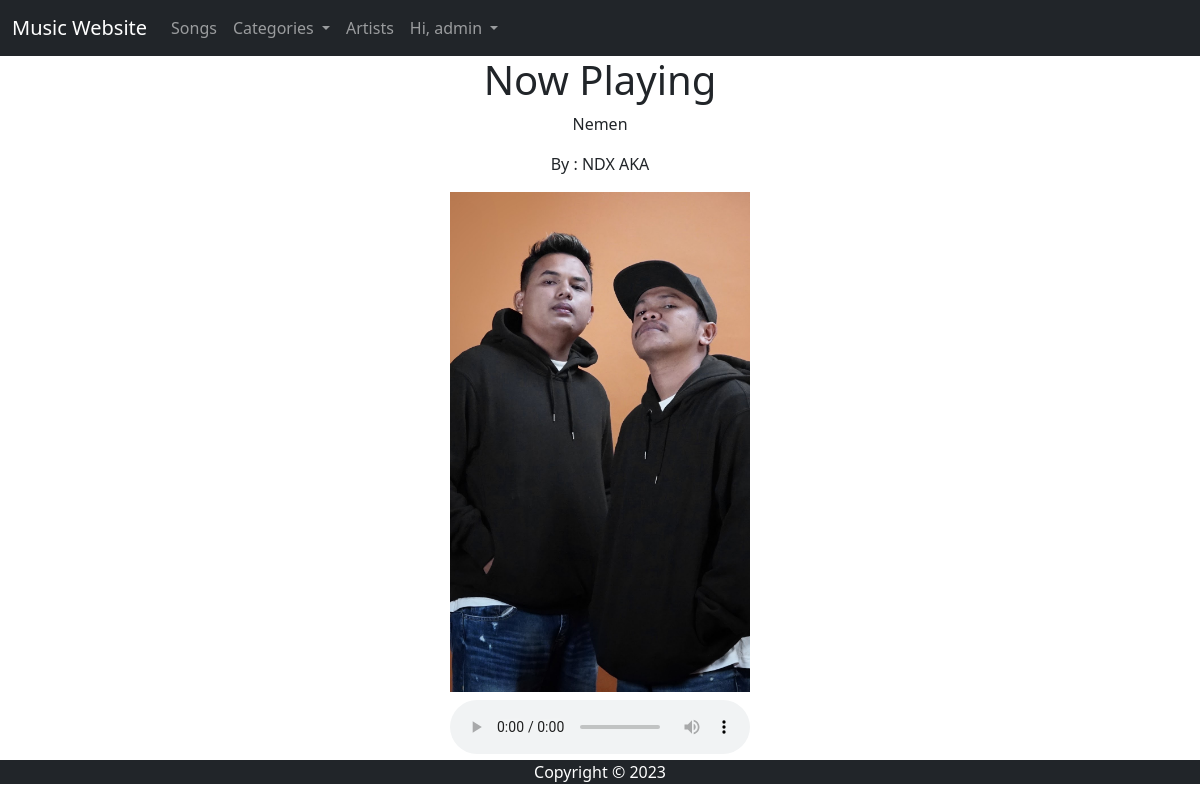
/page/user/song.php?id=1 (signed in), run on the app's committed database.
### tables this page shows
CREATE TABLE `songs` (
  `id` int(11) NOT NULL,
  `title` varchar(100) NOT NULL,
  `user_id` int(11) NOT NULL,
  `artist_id` int(11) NOT NULL,
  `image` varchar(1024) NOT NULL,
  `file` varchar(1024) NOT NULL,
  `category_id` int(11) NOT NULL,
  `date` datetime NOT NULL,
  `views` int(11) NOT NULL
);

CREATE TABLE `artists` (
  `id` int(11) NOT NULL,
  `name` varchar(50) NOT NULL,
  `bio` text NOT NULL,
  `user_id` int(11) NOT NULL,
  `image` varchar(1024) NOT NULL
);

### page/user/song.php (the view, shortened to what this page needs)
<?php
    $id=$_GET['id'];
?>
<!DOCTYPE html>
<html lang="en">
<head>
    <link href="https://cdn.jsdelivr.net/npm/bootstrap@5.2.3/dist/css/bootstrap.min.css" rel="stylesheet">
</head>
<body>
<header class="bg-dark">
        <nav class="navbar navbar-expand-lg navbar-dark">
            <div class="container-fluid">
                <a class="navbar-brand" href="#">Music Website</a>
                <div class="collapse navbar-collapse" id="navbarNav">
                    <ul class="navbar-nav">
                        <li class="nav-item">
                            <a class="nav-link" href="songs.php">Songs</a>
                        </li>
                        <li class="nav-item dropdown">
                            <a class="nav-link dropdown-toggle" href="#" role="button" data-bs-toggle="dropdown" aria-expanded="false">
                                Categories
                            </a>
                        </li>
                        <li class="nav-item">
                            <a class="nav-link" href="artists.php">Artists</a>
                        </li>
                        <li class="nav-item dropdown">
                            <a class="nav-link dropdown-toggle" href="#" role="button" data-bs-toggle="dropdown" aria-expanded="false">
                                Hi, <?php echo $_SESSION['username'];?>
                            </a>
                        </li>
                    </ul>
                </div>
            </div>
        </nav>
    </header>
<main>
    <div class="container">
            <?php
            include '../../core/koneksi.php';
            $query = mysqli_query($konek, "SELECT songs.*, artists.*, categories.*
            FROM songs
            INNER JOIN artists ON songs.artist_id = artists.id
            INNER JOIN categories ON songs.category_id = categories.id
            WHERE songs.id = $id");
            $lagu = $query->fetch_assoc();
                    echo '
                    <div>
                        <h1 class="text-center">Now Playing</h1>
                        <p class="text-center">'.$lagu['title'].'</p>
                        <p class="text-center">By : '.$lagu['name'].'</p>
                        <div><img class="card-img-top mx-auto d-block" src="../../poster/'.$lagu['image'].'" alt="Card image cap" style="height: 500px;width:300px;object-fit: cover;"></div>
                        <div class="text-center pt-2"><audio controls>
                                    <source src="../../musik/'.$lagu['file'].'" type="audio/mpeg">
                                    </audio></div>
                    </div>
                ';
            ?>
    </div>
</main>
    <footer class="bg-dark">
        <div class="container text-center text-white">
            <p>Copyright &copy; <?=date("Y")?></p>
        </div>
    </footer>
</body>
</html>

### page/user/song.php (style rules this page uses)
.card-img-top { transition: transform 0.3s ease; }

### data on the page
songs: title "Nemen", artist.name "NDX AKA", artist.image (picture)

### other printed values
$_SESSION['username'] "admin"
